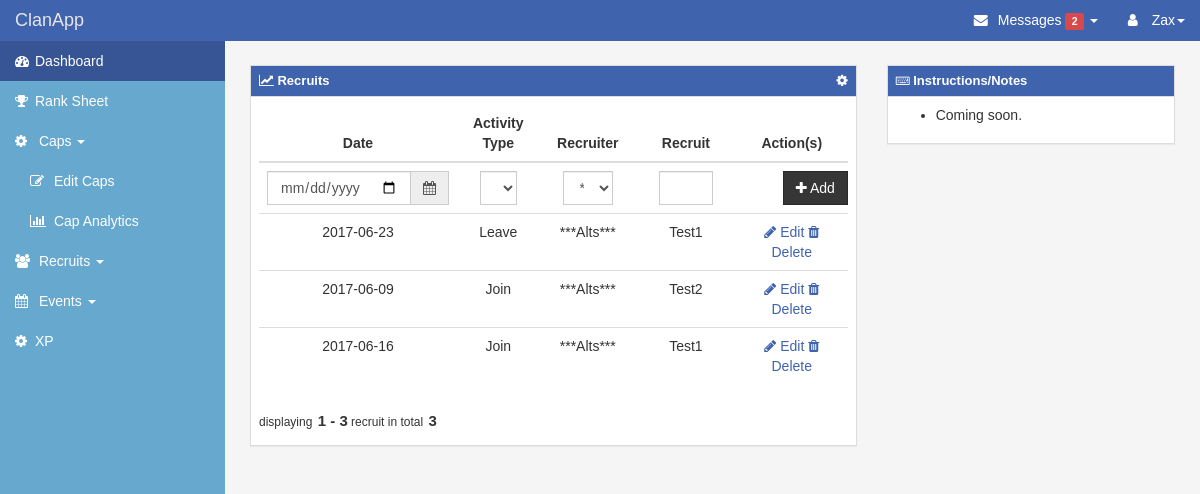
The page /recruits (signed in) on the database its author committed.
### app/models.py (models this page shows, shortened)
class Users(db.Model):
    __tablename__ = "users"
    id = db.Column('user_id', db.Integer, primary_key=True)
    username = db.Column('username', db.String(50), unique=True, index=True)
    password_hash = db.Column('password', db.String(128))
    email = db.Column('email', db.String(50), unique=True, index=True)
    @property
    def password(self):
        """ Prevent password from being accessed"""
        raise AttributeError('Password is not a readable attribute.')
    @password.setter
    def password(self, password):
        """Set password to a hashed password"""
        self.password_hash = generate_password_hash(password)
    @property
    def is_authenticated(self):
        return True

class Recruits(db.Model):
    __tablename__ = "recruits"
    id = db.Column(db.Integer, primary_key=True)
    recruit_date = db.Column(db.Date, index=True, unique=False)
    activity_type = db.Column(db.String(15), index=True, unique=False)
    recruiter = db.Column(db.String(15), index=True, unique=False)
    recruit = db.Column(db.String(15), index=True, unique=False)
    points = db.Column(db.Integer, index=True, unique=False)
    change_to_recruit_count = db.Column(db.Integer, index=True, unique=False)

### app/recruits/views.py (the view)
@recruits.route('/recruits', methods=['GET', 'POST'])
@login_required
def list_recruits():
    form = RecruitsForm(request.form)
    if request.method == 'POST':
        return add_recruit(form)
    page, per_page, offset = get_page_args()
    recruit_table = models.Recruits.query.order_by(desc(models.Recruits.id))
    recruit_table_render = recruit_table.limit(per_page).offset(offset)
    pagination = Pagination(page=page, per_page=per_page, offset=offset, total=recruit_table.count(),
                            record_name='recruit', css_framework='bootstrap3')
    return render_template('recruits/recruits.html', recruit_table=recruit_table_render,
                           pagination=pagination, title="Recruits",
                           action="recruits.list_recruits", form=form)

### app/recruits/forms.py
class RecruitsForm(FlaskForm):
    def __init__(self, *args, **kwargs):
        super(RecruitsForm, self).__init__(*args, **kwargs)
        self.recruiter.choices = [(account.rsn, account.rsn) for account in
                                  models.Accounts.query.filter(models.Accounts.in_clan == 'Yes')]
        self.recruiter.choices.extend([('***Unknown***', '***Unknown***'),
                                       ("***Alts***", "***Alts***"), ("***Founder***", "***Founder***")])
        self.recruiter.choices.sort(key=lambda t: tuple(t[0].lower()))
    recruit_date = DateField('Event Date', format='%Y/%m/%d')
    activity = SelectField("Activity Type Choices", choices=[('Join', 'Join'), ('Leave', 'Leave')],
                           validators=[DataRequired()])
    recruiter = SelectField("RSN Choices", validators=[DataRequired()])
    recruit = StringField('recruit', validators=[DataRequired()])

### app/__init__.py (called while the page is built)
@login_manager.user_loader
def load_user(user_id):
    return models.Users.query.get(int(user_id))

### app/templates/recruits/recruits.html (shortened to what this page needs)
{% extends "layout.html" %}
{% block content %}
<div class="col-md-8">
    <div class="panel panel-primary">
        <div class="panel-heading">
            <h3 class="panel-title"><i class="fa fa-line-chart"></i> Recruits <a class="pull-right fa fa-gear" href="#" style="text-decoration:none;"></a></h3>
        </div>
        <div class="panel-body">
            <table class="table" id="grid">
                <thead>
                    <tr>
                        <th>Date</th>
                        <th>Activity Type</th>
                        <th>Recruiter</th>
                        <th>Recruit</th>
                        <th>Action(s)</th>
                </thead>
                <tbody>
                    <tr>
                        <form method="post" action="{{ url_for(action) }}" id="eventForm" class="form-horizontal">
                            <td>
                                <div class="input-group input-append date" id="datePicker">
                                    {{ form.recruit_date(class_="form-control") }}
                                    <span class="input-group-addon add-on"><span class="fa fa-calendar"></span></span>
                                </div>
                            </td>
                            <td>
                                <div class="col-xs-12" name="Activity Type">
                                    {{ form.activity(class_="form-control") }}
                                </div>
                            </td>
                            <td>
                                <div class="col-xs-12" name="Recruiter">
                                    {{ form.recruiter(class_="form-control") }}
                                </div>
                            </td>
                            <td>
                                <div class="col-xs-12" name="Recruit">
                                    {{ form.recruit(class_="form-control") }}
                                </div>
                            </td>
                            <td>
                                <div class="col-xs-5 col-xs-offset-3">
                                    <button type="submit" class="btn btn-default"> <i class="fa fa-plus"></i> Add </button>
                                </div>
                            </td>
                        </form>
                    </tr>
                    {% for row in recruit_table %}
                    <tr>
                        <td>{{ row.recruit_date }}</td>
                        <td>{{ row.activity_type }}</td>
                        <td>{{ row.recruiter }}</td>
                        <td>{{ row.recruit }}</td>
                        <td>
                            <a href="{{ url_for('recruits.edit_recruit', id=row.id) }}">
                                <i class="fa fa-pencil"></i> Edit
                            </a>
                            <a href="{{ url_for('recruits.delete_recruit', id=row.id) }}">
                                <i class="fa fa-trash"></i> Delete
                            </a>
                        </td>
                    </tr>
                    {% endfor %}
                </tbody>
            </table>
            <div class="pagination-bar">
                {{ pagination.info }}
            </div>
        </div>
    </div>
</div>
<div class="col-md-4">
    <div class="panel panel-primary">
        <div class="panel-heading">
            <h3 class="panel-title"><i class="fa fa-keyboard-o"></i> Instructions/Notes </h3>
        </div>
        <div class="panel-body">
            <ul>
                <li>Coming soon.</li>
            </ul>
        </div>
    </div>
</div>
{% endblock %}

### app/templates/layout.html (shortened to what this page needs)
<!DOCTYPE html>
<html lang="en">
<head>
    <link href="{{ url_for('static', filename = 'css/bootstrap.min.css') }}" rel="stylesheet" type="text/css">
    <link rel="stylesheet" href="https://maxcdn.bootstrapcdn.com/font-awesome/4.6.3/css/font-awesome.min.css">
    <link id="themecss" rel="stylesheet" type="text/css" href="http://www.shieldui.com/shared/components/latest/css/light/all.min.css" />
    <link rel="stylesheet" href="//cdnjs.cloudflare.com/ajax/libs/bootstrap-datepicker/1.3.0/css/datepicker.min.css" />
    <link rel="stylesheet" href="//cdnjs.cloudflare.com/ajax/libs/bootstrap-datepicker/1.3.0/css/datepicker3.min.css" />
    <link rel="stylesheet" type="text/css" href="{{ url_for('static', filename = 'css/theme.css') }}" />
    <link rel="stylesheet" type="text/css" href="{{ url_for('static', filename = 'css/dashboard.css') }}" />
</head>
<body>
    <div id="wrapper">
        <nav class="navbar navbar-default navbar-fixed-top" role="navigation">
            <div class="navbar-header">
                <a class="navbar-brand" href="index.html" title="ClanApp">ClanApp</a>
            </div>
            <div class="collapse navbar-collapse navbar-ex1-collapse">
                <ul class="nav navbar-nav side-nav">
                    <li class="active"><a href="/index"><i class="fa fa-tachometer" aria-hidden="true"></i><span class="hidden-xs hidden-sm">Dashboard</span></a></li>
                    <li><a href="/ranksheet"><i class="fa fa-trophy"></i><span class="hidden-xs hidden-sm">Rank Sheet</span></a></li>
                    <li class="nav nav-list nav-list-expandable nav-list-expanded">
                        <a><i class="fa fa-cog"></i> Caps <span class="caret"></span></a>
                        <ul class="nav navbar-nav">
                            <li><a href="/caps"><i class="fa fa-edit"></i> Edit Caps</a></li>
                            <li><a href="/viewcaps"><i class="fa fa-bar-chart"></i> Cap Analytics</a></li>
                        </ul>
                    </li>
                    <li class="nav nav-list nav-list-expandable nav-list-expanded">
                        <a><i class="fa fa-users" aria-hidden="true"></i> Recruits <span class="caret"></span></a>
                    </li>
                    <li class="nav nav-list nav-list-expandable nav-list-expanded">
                        <a><i class="fa fa-calendar" aria-hidden="true"></i> Events <span class="caret"></span></a>
                    </li>
                    <li><a href="#"><i class="fa fa-cog" aria-hidden="true"></i><span class="hidden-xs hidden-sm">XP</span></a></li>
                </ul>
                <ul class="nav navbar-nav navbar-right navbar-user">
                    <li class="dropdown messages-dropdown">
                        <a href="#" class="dropdown-toggle" data-toggle="dropdown"><i class="fa fa-envelope"></i> Messages <span class="label label-danger">2</span> <b class="caret"></b></a>
                    </li>
                    {% if current_user.is_authenticated %}
                        <li class="dropdown user-dropdown">
                           <a href="#" class="dropdown-toggle" data-toggle="dropdown"><i class="fa fa-user"></i> {{ current_user.username }}<b class="caret"></b></a>
                       </li>
                    {% else %}
                        <li><a href="/login"><i class="fa fa-sign-out"></i> Login</a></li>
                    {% endif %}
                </ul>
            </div>
        </nav>
        <div id="page-wrapper">
            <div class="row">
                    {% block content %} {% endblock %}
            </div>
        </div>
    </div>
</body>
</html>

### app/static/css/dashboard.css (style rules this page uses)
body { padding-top: 40px; font-family: Helvetica,Arial,sans-serif; background-color: #F5F5F5; }
#wrapper { padding-left: 0; }
#page-wrapper { width: 100%; padding: 15px; }
.navbar a { outline: 0; }
.navbar .fa, .navbar .glyphicon { margin-right: 2px; min-width: 18px; }
.navbar-default .side-nav { background-color: #67A9CE; }
.panel .panel-title { font-size: 13px; font-weight: bold; }
.panel .panel-heading { border-radius: 0; }
.nav-list > a { cursor: pointer; }
.nav-list .navbar-nav li { display: block; width: 100%; }
.nav-list .navbar-nav li > a { padding-left: 30px; }
.nav-list-expandable .navbar-nav { display: none; }
.side-nav { overflow: hidden; }
@media (min-width:768px) { #wrapper { padding-left: 225px; } }
@media (min-width:768px) { #page-wrapper { padding: 25px; } }
@media (min-width:768px) { .side-nav { margin-left: -225px; left: 225px; width: 225px; position: fixed; top: 41px; height: 100%; border-radius: 0; border: none; overflow-y: auto; } }
@media (min-width:768px) { .side-nav>li>a { width: 225px; } }
@media (min-width:768px) { .navbar-collapse { padding-left: 15px !important; padding-right: 15px !important; } }

### rows shown on the page
Users: username "Zax"
Recruits: recruit_date "2017-06-23", activity_type "Leave", recruiter "***Alts***", recruit "Test1"
Recruits: recruit_date "2017-06-09", activity_type "Join", recruiter "***Alts***", recruit "Test2"
Recruits: recruit_date "2017-06-16", activity_type "Join", recruiter "***Alts***", recruit "Test1"

### other values the page prints
{{ pagination.info }} "displaying 1 - 3 recruit in total 3"
